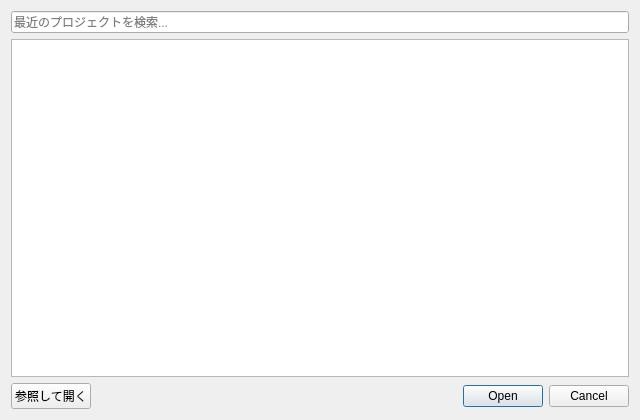
<?xml version="1.0" encoding="UTF-8"?>
<ui version="4.0">
 <class>OpenProjectDialog</class>
 <widget class="QDialog" name="openProjectDialog"><property name="geometry"><rect><x>0</x><y>0</y><width>640</width><height>420</height></rect></property><property name="windowTitle"><string>プロジェクトを開く</string></property><layout class="QVBoxLayout" name="verticalLayout_openProject"><item><widget class="QLineEdit" name="openProjectSearchEdit"><property name="placeholderText"><string>最近のプロジェクトを検索...</string></property></widget></item><item><widget class="QListView" name="recentProjectListView"/></item><item><layout class="QHBoxLayout" name="horizontalLayout_openProjectButtons"><item><widget class="QPushButton" name="openProjectBrowseButton"><property name="text"><string>参照して開く</string></property></widget></item><item><spacer name="openProjectSpacer"><property name="orientation"><enum>Qt::Horizontal</enum></property><property name="sizeHint"><size><width>40</width><height>20</height></size></property></spacer></item><item><widget class="QDialogButtonBox" name="openProjectButtonBox"><property name="standardButtons"><set>QDialogButtonBox::Cancel|QDialogButtonBox::Open</set></property></widget></item></layout></item></layout></widget>
 <resources/>
 <connections/>
</ui>
